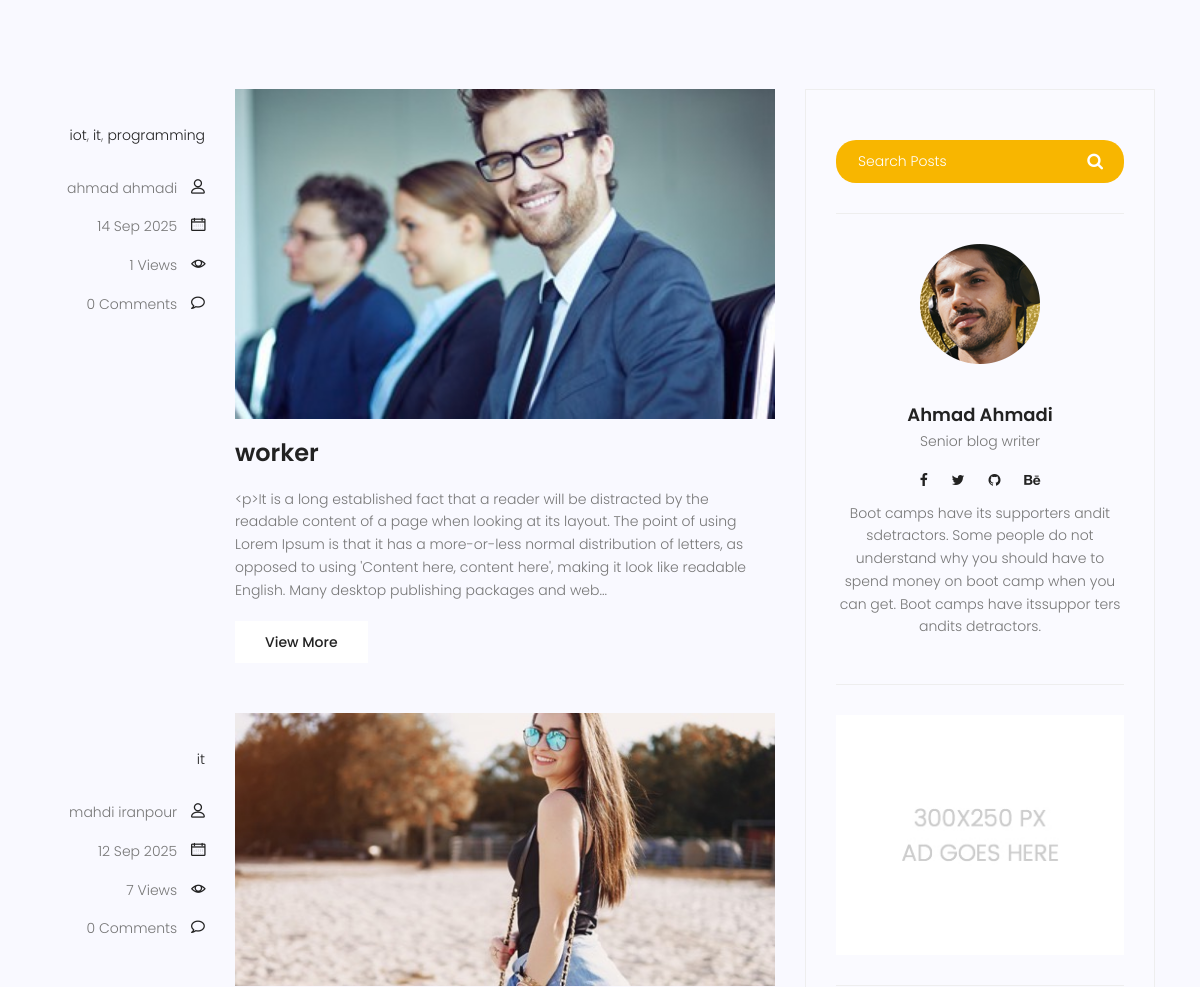
The page /blog/ (middle part) on the database as committed earlier.
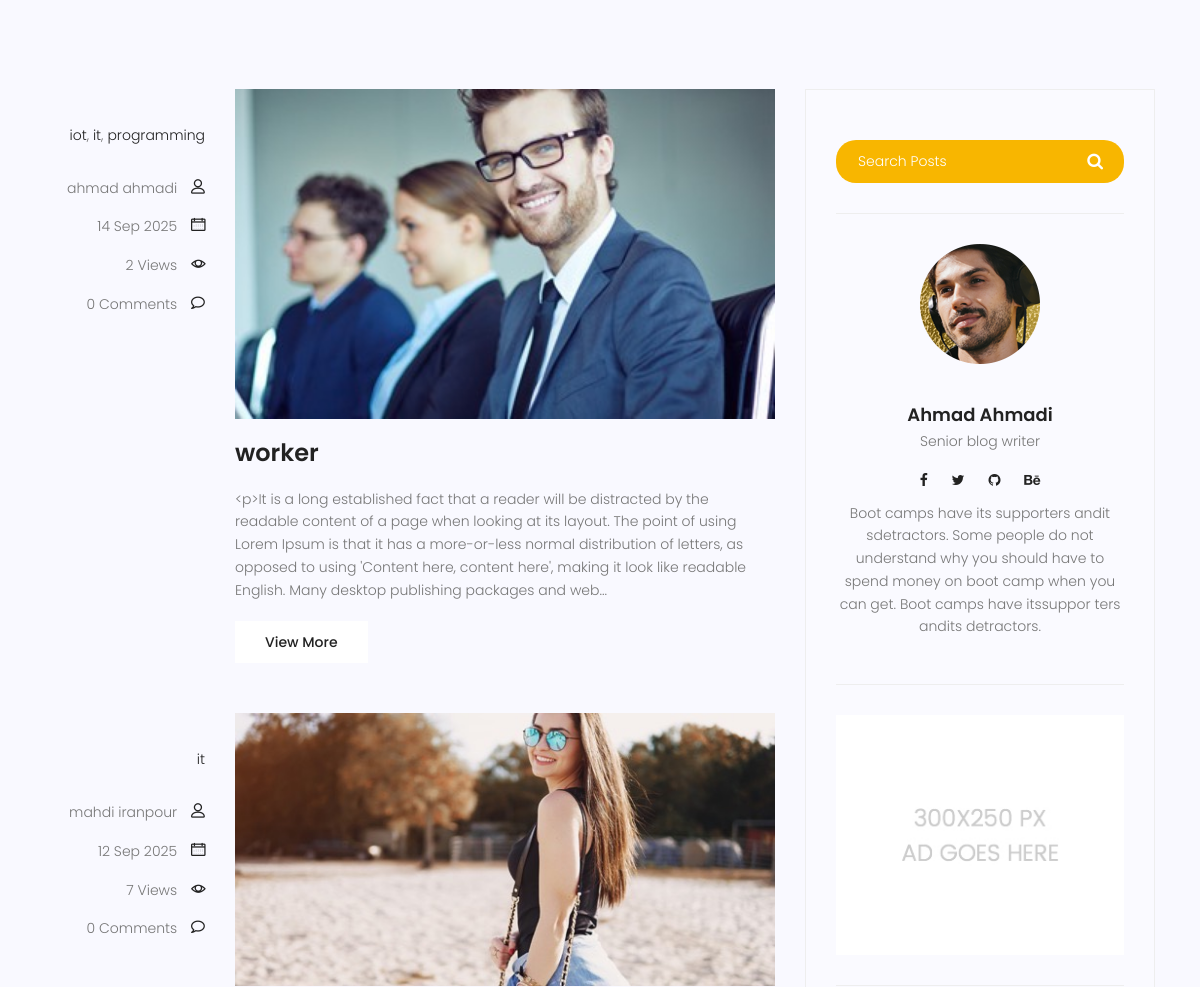
The same page on the database as committed later.
### blog/models.py (models this page shows, shortened)
class Post(models.Model):
    image = models.ImageField(upload_to='blog/',default='blog/default.jpg')
    author = models.ForeignKey(User, on_delete=models.SET_NULL, null=True)
    title = models.CharField(max_length=255)
    content = models.TextField()
    tags = TaggableManager()
    category = models.ManyToManyField(Category)
    counted_views = models.IntegerField(default=0)
    status = models.BooleanField(default=False)
    published_date = models.DateTimeField(null=True)
    created_date = models.DateTimeField(auto_now_add=True)
    updated_date = models.DateTimeField(auto_now=True)
    class Meta:
        ordering = ['-created_date']

### blog/views.py (the view)
# urls.py: path('', blog_view, name='index'),
def blog_view(request, **kwargs):
    posts = Post.objects.filter(published_date__lte=timezone.now(), status=1).order_by('-published_date')
    if kwargs.get('cat_name') != None:
        posts = posts.filter(category__name=kwargs['cat_name'])
    if kwargs.get('author_username') != None:
        posts = posts.filter(author__username=kwargs['author_username'])
    if kwargs.get('tag_name') != None:
        posts = posts.filter(tags__name__in=[kwargs['tag_name']])
    posts = Paginator(posts, 3)
    try:
        page_number = request.GET.get('page')
        posts = posts.get_page(page_number)
    except PageNotAnInteger:
        posts = posts.get_page(1)
    except EmptyPage:
        posts = posts.get_page(1)
    context = {
        'posts': posts
    }
    return render(request, 'blog/blog-home.html', context)

### blog/models.py (called while the page is built)
        def __str__(self):
            return self.name

### blog/templatetags/blog_tags.py (called while the page is built)
@register.simple_tag(name='comments_count')
def comments_count(pid):
    return Comment.objects.filter(post=pid, approved=True).count()

@register.inclusion_tag('blog/blog-post-categories.html')
def postcategories():
    posts = Post.objects.filter(status=1)
    categories = Category.objects.all()
    cat_dict = {}
    for name in categories:
        cat_dict[name] = posts.filter(category=name).count()
    return {'categories': cat_dict}

### blog/templatetags/excerpt_tags.py (called while the page is built)
@register.filter(name='excerpt')
def excerpt(value, num_words=30):
    if not isinstance(value, str):
        value = str(value)
    words = value.split()
    if len(words) <= num_words:
        return value
    return " ".join(words[:num_words]) + "..."

### templates/blog/blog-home.html (shortened to what this page needs)
{% extends 'base.html' %} {% load static %} {% load blog_tags %} {% load excerpt_tags %} {% block content %}
<section class="top-category-widget-area pt-90 pb-90">
</section>
<section class="post-content-area">
  <div class="container">
    <div class="row">
      <div class="col-lg-8 posts-list">
        {% for post in posts %}
        <div class="single-post row">
          <div class="col-lg-3 col-md-3 meta-details">
            <ul class="tags">
              {% for cat in post.category.all %}
              <li><a href="{% url 'blog:category' cat_name=cat.name %}">{{ cat.name }}</a>{%  if not forloop.last %}, {% endif %}</li>
              {% endfor %}
            </ul>
            <div class="user-details row">
              <p class="user-name col-lg-12 col-md-12 col-6">
                <a href="{% url 'blog:author' author_username=post.author.username %}">{{ post.author.get_full_name }}</a>
                <span class="lnr lnr-user"></span>
              </p>
              <p class="date col-lg-12 col-md-12 col-6">
                <a href="#">{{ post.published_date | date:"d M Y" }}</a>
                <span class="lnr lnr-calendar-full"></span>
              </p>
              <p class="view col-lg-12 col-md-12 col-6">
                <a href="#">{{ post.counted_views}} Views</a> <span class="lnr lnr-eye"></span>
              </p>
              <p class="comments col-lg-12 col-md-12 col-6">
                <a href="{% url 'blog:single' pid=post.id %}#comments">{% comments_count post.id %} Comments</a>
                <span class="lnr lnr-bubble"></span>
              </p>
            </div>
          </div>
          <div class="col-lg-9 col-md-9">
            <div class="feature-img">
              <img
                class="img-fluid"
                src="{{ post.image.url }}"
                alt=""
              />
            </div>
            <a class="posts-title" href="{% url 'blog:single' pid=post.id %}"
              ><h3>{{ post.title }}</h3></a
            >
            <p class="excert">
             {{ post.content|excerpt:60 }}
            </p>
            <a href="{% url 'blog:single' pid=post.id %}" class="primary-btn">View More</a>
          </div>
        </div>
        {% endfor %}
      </div>
      <div class="col-lg-4 sidebar-widgets">
        <div class="widget-wrap">
          {% include 'blog/blog-search.html' %}
          {% include 'blog/blog-writer.html' %}
          {% include 'blog/blog-ads.html' %}
        </div>
      </div>
    </div>
  </div>
</section>
{% endblock %}

Rows that differ between the two databases and show on the page:
changed Post "worker": counted_views "1" → "2"
